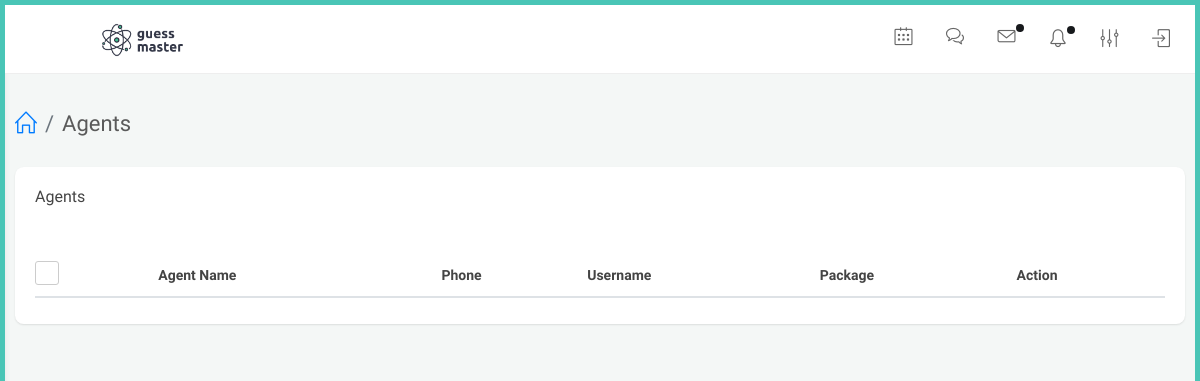
Page /adminapp/view-agent on the earlier database version.
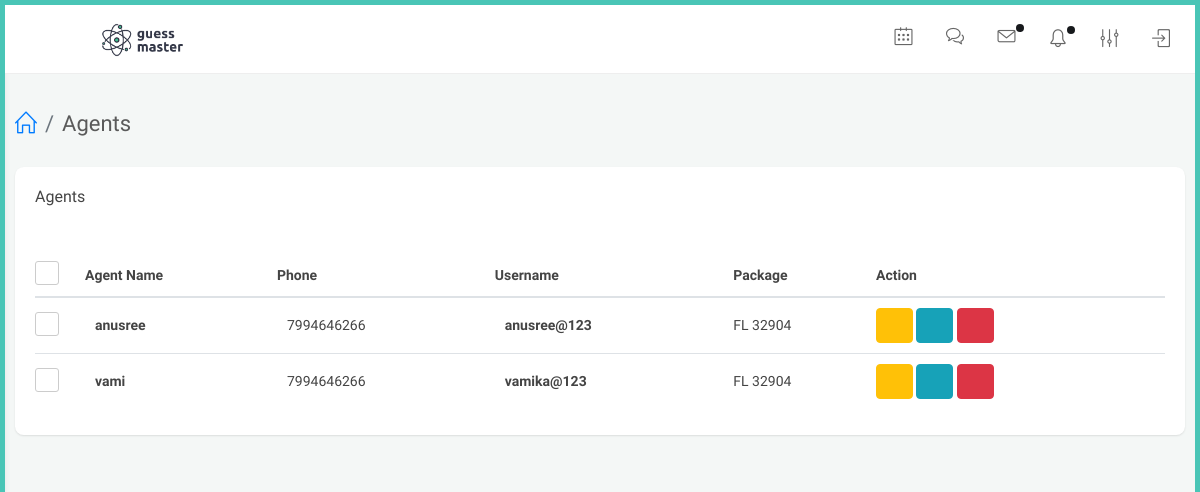
Same page on the later database version.
### website/models.py (models this page shows, shortened)
class Agent(models.Model):
    user = models.OneToOneField(User,on_delete=models.CASCADE,related_name="agent")
    agent_name = models.CharField(max_length=100)
    phone_number = models.CharField(max_length=100)

class User(AbstractUser):
    is_agent = models.BooleanField("is agent", default=False)
    is_dealer = models.BooleanField("is dealer", default=False)

### adminapp/views.py (the view)
# urls.py: path('view-agent',views.view_agent,name="view_agent"),
def view_agent(request):
    agents = Agent.objects.filter().all()
    context = {
        'agents' : agents
    }
    return render(request,'adminapp/view_agent.html',context)

### templates/adminapp/view_agent.html (shortened to what this page needs)
{% extends 'adminapp/partials/base.html' %}
{% load static %}
{% block content %}
<div id="main-content">
    <div class="container-fluid">
        <div class="block-header">
            <div class="row">
                <div class="col-lg-5 col-md-8 col-sm-12">
                    <h2><a href="javascript:void(0);" class="btn btn-xs btn-link btn-toggle-fullwidth"></a>  <ul class="breadcrumb">
                        <li class="breadcrumb-item"><a href="{% url 'adminapp:index' %}"><i class="icon-home"></i></a></li>
                        <li class="breadcrumb-item">Agents</li>
                    </ul></h2>
                </div>
            </div>
        </div>
        <div class="row clearfix">
            <div class="col-lg-12">
<div class="card">
    <div class="header">
        <h2>Agents</h2>
    </div>
    <div class="body">
        <div class="table-responsive">
            <table class="table table-hover js-basic-example dataTable table-custom m-b-0 c_list">
                <thead>
                    <tr>
                        <th>
                            <label class="fancy-checkbox">
                                <span></span>
                            </label>
                        </th>
                        <th>Agent Name</th>
                        <th>Phone</th>
                        <th>Username</th>
                        <th>Package</th>
                        <th>Action</th>
                    </tr>
                </thead>
                    <tbody>
                    {% for agent in agents %}
                    <tr>
                        <td style="width: 50px;">
                            <label class="fancy-checkbox">
                                <span></span>
                            </label>
                        </td>
                        <td>
                            <p class="c_name">{{agent.agent_name}}</p>
                        </td>
                        <td>
                            <span class="phone">{{agent.phone_number}}</span>
                        </td>
                        <td>
                            <p class="c_name">{{agent.user.username}}</p>
                        </td>
                        <td>
                            <address> FL 32904</address>
                        </td>
                        <td>
                            {% if agent.user.is_active %}
                            <button  type="button" onclick="agentBan(('{{ agent.id }}'))" class="btn btn-warning" title="Ban"> <i class="fa fa-ban"></i></button>
                            {% else %}
                            <button  type="button" onclick="removeBan(('{{ agent.id }}'))" class="btn btn-warning" title="Remove Ban"> <i class="fa fa-check"></i></button>
                            {% endif %}
                            <a href="{% url 'adminapp:edit_agent' agent.id %}" class="btn btn-info" title="Edit">
                                <i class="fa fa-edit"></i>
                            </a>
                            <button type="button" onclick="agentDelete(('{{ agent.id }}'))" data-type="confirm" class="btn btn-danger js-sweetalert" title="Delete"><i class="fa fa-trash-o"></i></button>
                        </td>
                    </tr>
                    {% endfor %}
                </tbody>
            </table>
        </div>
    </div>
</div>
</div>
</div>
</div>
</div>
{% endblock %}

Differences in the rows shown:
added Agent: agent_name "anusree", phone_number "7994646266", user.username "anusree@123"
added Agent: agent_name "vami", phone_number "7994646266", user.username "vamika@123"
